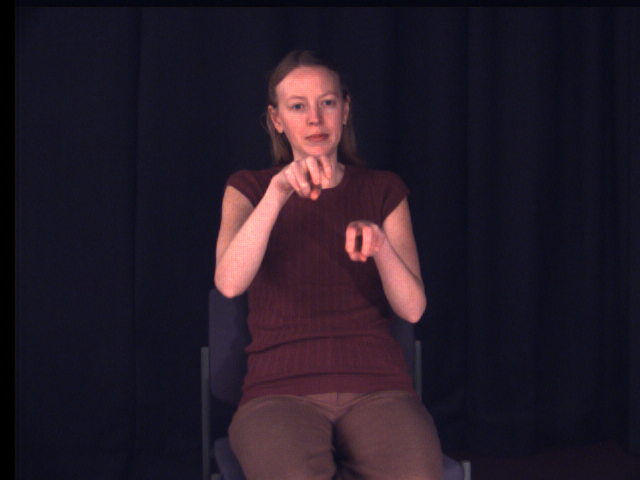
%> input picture Skin Detection/test.bmp, 640 x 480 px
$ octave task1.m   (GNU Octave 9; MATLAB toolbox functions it lacks are replaced by stand-ins)
%> lines starting %> are read from the running program, lines starting %| are printed output that depends on the picture
close all;
clear;
clc;

% Test images
test_image = double(imread('test.bmp'));
test_1 = test_image(119:177, 299:333, :);
test_2 = test_image(224:261, 229:410, :);
test_3 = test_image(224:278, 387:410, :);
test_non_skin = test_image(332:457, 36:570, :);

% Module 1
training_A = double(imread('training_A.bmp'));
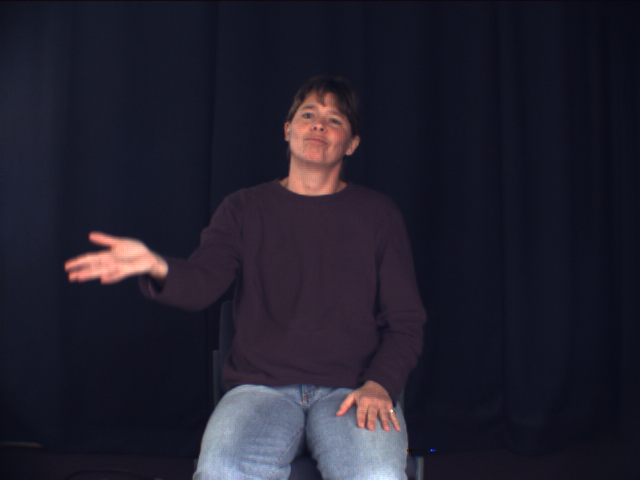
%> input picture Skin Detection/training_A.bmp, 640 x 480 px
m1_patch_1 = training_A(122:150, 297:338, :);   % patch 1
m1_patch_2 = training_A(246:265, 117:145, :);   % patch 2
[m1_r_mean, m1_g_mean, m1_r_std, m1_g_std] = norm_rg_space(m1_patch_1,m1_patch_2);
%> in norm_rg_space, `blue_1 = patch1(:, :, 3);`:
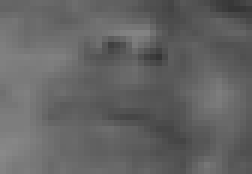
%> blue_1: size 29x42 double (shown 6 times larger); min 53, max 137, mean 99.6
%> in norm_rg_space, `red_1 = red_1(:);`: red_1 = 1218 values, max 255 at index 672, min 51 at index 734, mean 183
%> in norm_rg_space, `green_1 = green_1(:);`: green_1 = 1218 values, max 159 at index 643, min 40 at index 559, mean 110.4
%> in norm_rg_space, `blue_1 = blue_1(:);`: blue_1 = 1218 values, max 137 at index 26, min 53 at index 764, mean 99.6
%> in norm_rg_space, `blue_2 = patch2(:, :, 3);`:
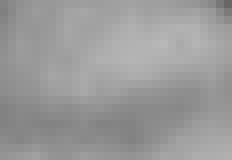
%> blue_2: size 20x29 double (shown 8 times larger); min 103, max 184, mean 154.4
%> in norm_rg_space, `red_2 = red_2(:);`: red_2 = 580 values, max 255 at index 21, min 113 at index 561, mean 244.2
%> in norm_rg_space, `green_2 = green_2(:);`: green_2 = 580 values, max 209 at index 367, min 103 at index 561, mean 173.7
%> in norm_rg_space, `blue_2 = blue_2(:);`: blue_2 = 580 values, max 184 at index 406, min 103 at index 561, mean 154.4
%> in norm_rg_space, `red = cat(1, red_1, red_2);`: red = 1798 values, max 255 at index 672, min 51 at index 734, mean 202.7
%> in norm_rg_space, `green = cat(1, green_1, green_2);`: green = 1798 values, max 209 at index 1585, min 40 at index 559, mean 130.8
%> in norm_rg_space, `blue = cat(1, blue_1, blue_2);`: blue = 1798 values, max 184 at index 1624, min 53 at index 764, mean 117.3
%> in norm_rg_space, `sample_total = red + green + blue;`: sample_total = 1798 values, max 646 at index 1624, min 158 at index 1103, mean 450.9
%> in norm_rg_space, `red_prob = red ./ sample_total;`: red_prob = 1798 values, max 0.534 at index 629, min 0.279 at index 734, mean 0.453
%> in norm_rg_space, `green_prob = green ./ sample_total;`: green_prob = 1798 values, max 0.342 at index 558, min 0.2 at index 559, mean 0.287
%> in norm_rg_space, `r_mean = mean(red_prob);`: r_mean = 0.453
%> in norm_rg_space, `g_mean = mean(green_prob);`: g_mean = 0.287
%> in norm_rg_space, `r_std = std(red_prob);`: r_std = 0.027
%> in norm_rg_space, `g_std = std(green_prob);`: g_std = 0.0177
%> m1_r_mean = 0.453; m1_g_mean = 0.287; m1_r_std = 0.027; m1_g_std = 0.0177
m1_skin_test_1 = skin_detection(test_1, m1_r_mean, m1_r_std, m1_g_mean, m1_g_std);
%> after the loop in skin_detection, `for row = 1:rows`: g = 0.269; r = 0.457
m1_skin_test_2 = skin_detection(test_2, m1_r_mean, m1_r_std, m1_g_mean, m1_g_std);
%> call 2 of skin_detection, with r_mean = 0.453, r_std = 0.027, g_mean = 0.287, g_std = 0.0177
%> after the loop in skin_detection (call 2), `for row = 1:rows`:
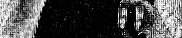
%> skin: size 38x182 double; min 9.76e-13, max 332.5, mean 95.9; drawn with min black and max white
%> after the loop in skin_detection (call 2), `for row = 1:rows`: g = 0.255; r = 0.448
m1_skin_test_3 = skin_detection(test_3, m1_r_mean, m1_r_std, m1_g_mean, m1_g_std);
m1_no_skin_test = skin_detection(test_non_skin, m1_r_mean, m1_r_std, m1_g_mean, m1_g_std);
%> call 4 of skin_detection, with r_mean = 0.453, r_std = 0.027, g_mean = 0.287, g_std = 0.0177
%> after the loop in skin_detection (call 4), `for row = 1:rows`:
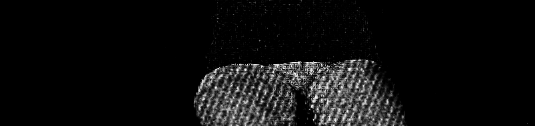
%> skin: size 126x535 double; min 7.17e-28, max 331.6, mean 18.3; drawn with min black and max white
%> after the loop in skin_detection (call 4), `for row = 1:rows`: g = 0.243; r = 0.329
    % Evaluation
    X1 = [];
    Y1 = [];
    for i = 0:0.1:333
        [skin_accuracy1, nonskin_accuracy1] = eval_module(m1_skin_test_1, m1_skin_test_2, m1_skin_test_3, m1_no_skin_test, i);
        X1 = [X1, skin_accuracy1];
        Y1 = [Y1, nonskin_accuracy1];
    end
%> this loop made 3331 passes
%> (skin_pixel_count in eval_module, nonskin_pixel_count in eval_module, skin_accuracy in eval_module, nonskin_accuracy in eval_module, skin_accuracy1, nonskin_accuracy1) on passes 11 to 13: (8218, 51632, 79.78, 76.59, 79.78, 76.59), (8172, 51760, 79.33, 76.78, 79.33, 76.78), (8121, 51885, 78.84, 76.97, 78.84, 76.97)

% Module 2
training_B = double(imread('training_B.bmp'));
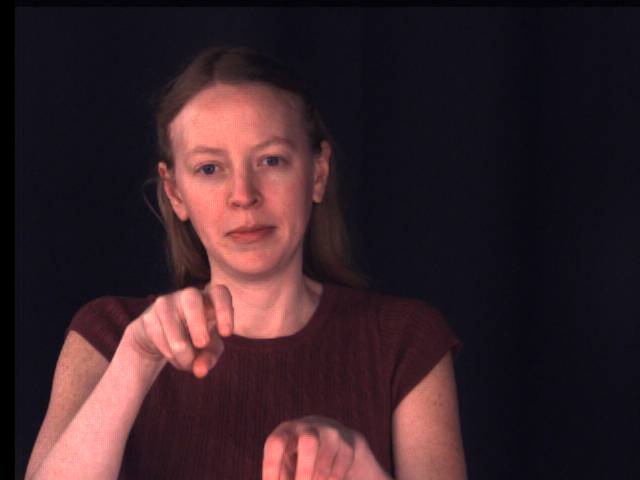
%> input picture Skin Detection/training_B.bmp, 640 x 480 px
m2_patch_1 = training_B(189:230, 213:293, :);   % patch 1
m2_patch_2 = training_B(376:423, 63:120, :);    % patch 2
m2_patch_3 = training_B(413:471, 404:455, :);   % patch 3
[m2_r_mean, m2_g_mean, m2_r_std, m2_g_std] = norm_rg_space(m2_patch_1,m2_patch_2, m2_patch_3);
m2_skin_test_1 = skin_detection(test_1, m2_r_mean, m2_r_std, m2_g_mean, m2_g_std);
m2_skin_test_2 = skin_detection(test_2, m2_r_mean, m2_r_std, m2_g_mean, m2_g_std);
m2_skin_test_3 = skin_detection(test_3, m2_r_mean, m2_r_std, m2_g_mean, m2_g_std);
m2_no_skin_test = skin_detection(test_non_skin, m2_r_mean, m2_r_std, m2_g_mean, m2_g_std);
%> call 8 of skin_detection, with r_mean = 0.472, r_std = 0.0264, g_mean = 0.272, g_std = 0.0167
%> after the loop in skin_detection (call 8), `for row = 1:rows`:
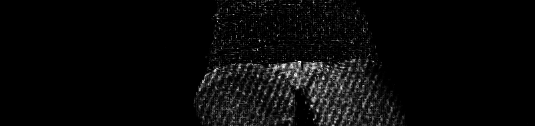
%> skin: size 126x535 double; min 6.45e-31, max 353.3, mean 12.7; drawn with min black and max white
    % Evaluation
    X2 = [];
    Y2 = [];
    for i = 0:0.1:361
        [skin_accuracy2, nonskin_accuracy2] = eval_module(m2_skin_test_1, m2_skin_test_2, m2_skin_test_3, m2_no_skin_test, i);
        X2 = [X2, skin_accuracy2];
        Y2 = [Y2, nonskin_accuracy2];
    end

% Module 3
%> the run ends on the next line
positive_histogram = read_double_image('positives.bin');
% [33 lines not run here, left out]
function [r_mean, g_mean, r_std, g_std] = norm_rg_space(patch1, patch2, patch3)
    if(nargin > 1)
        % Patch 1
        red_1 = patch1(:, :, 1);
        green_1 = patch1(:, :, 2);
        blue_1 = patch1(:, :, 3);
        red_1 = red_1(:);
        green_1 = green_1(:);
        blue_1 = blue_1(:);
        % Patch 2
        red_2 = patch2(:, :, 1);
        green_2 = patch2(:, :, 2);
        blue_2 = patch2(:, :, 3);
        red_2 = red_2(:);
        green_2 = green_2(:);
        blue_2 = blue_2(:);
        % RGBs
        red = cat(1, red_1, red_2);
        green = cat(1, green_1, green_2);
        blue = cat(1, blue_1, blue_2);
        if(nargin == 3)
            % Patch 3
            red_3 = patch3(:, :, 1);
            green_3 = patch3(:, :, 2);
            blue_3 = patch3(:, :, 3);
            red_3 = red_3(:);
            green_3 = green_3(:);
            blue_3 = blue_3(:);
            % RGBs
            red = cat(1, red, red_3);
            green = cat(1, green, green_3);
            blue = cat(1, blue, blue_3);
        end
    end
    % Sample total
    sample_total = red + green + blue;
    % RG Color probabilites
    red_prob = red ./ sample_total;
    red_prob(isnan(red_prob)) = 0;
    green_prob = green ./ sample_total;
    green_prob(isnan(green_prob)) = 0;

    r_mean = mean(red_prob);
    g_mean = mean(green_prob);
    r_std = std(red_prob);
    g_std = std(green_prob);

end

% For Skin detection
function skin = skin_detection(double_image, r_mean, r_std, g_mean, g_std)
[rows, cols, bands] = size(double_image);
skin = zeros(rows, cols);
    for row = 1:rows
        for col = 1:cols
            red = double_image(row, col, 1);
            green = double_image(row, col, 2);
            blue = double_image(row, col, 3);

            sum = red+green+blue;
            if sum > 0
                r = red / sum;
                g = green / sum;
            else
                r = 0;
                g = 0;
            end

            r_prob = gaussian_probability(r_mean, r_std, r);
            g_prob = gaussian_probability(g_mean, g_std, g);
            prob = r_prob * g_prob;
            skin(row, col) = prob;
        end
    end
end

%For evaluation
function [skin_accuracy, nonskin_accuracy] = eval_module(skin_patch1, skin_patch2, skin_patch3, noskin_patch, threshold)

    skin_pixel_count = 0;
    total_pixel_count = 0;

    % Skin Patch 1:
    skin_pixel_count = skin_pixel_count + numel(find(skin_patch1 > threshold));
    total_pixel_count = total_pixel_count + numel(skin_patch1);

    % Skin Patch 2:
    skin_pixel_count = skin_pixel_count + numel(find(skin_patch2 > threshold));
    total_pixel_count = total_pixel_count + numel(skin_patch2);

    % Skin Patch 3:
    skin_pixel_count = skin_pixel_count + numel(find(skin_patch3 > threshold));
    total_pixel_count = total_pixel_count + numel(skin_patch3);

    % Non-skin Patch:
    nonskin_pixel_count = numel(find(noskin_patch < threshold));
    total_nonskin_pixel_count = numel(noskin_patch);

    skin_accuracy = skin_pixel_count/total_pixel_count*100;
    nonskin_accuracy = nonskin_pixel_count/total_nonskin_pixel_count*100;

end
